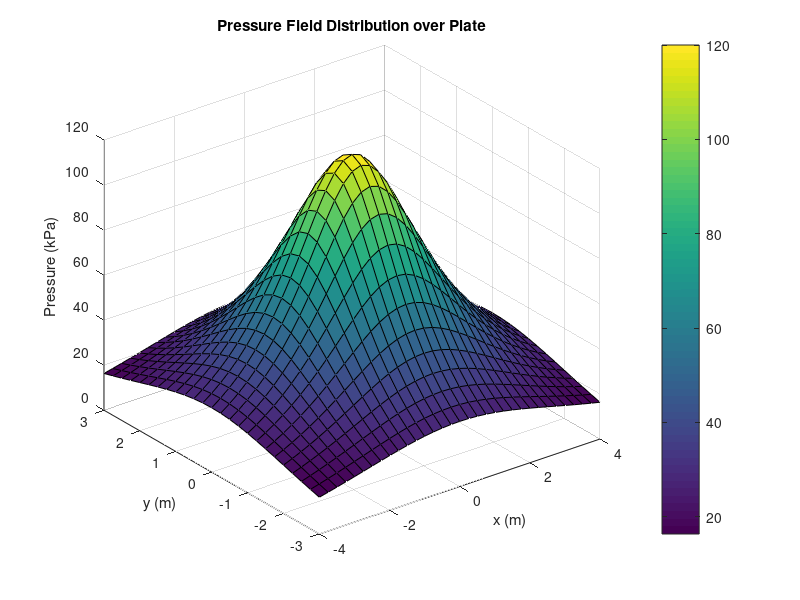
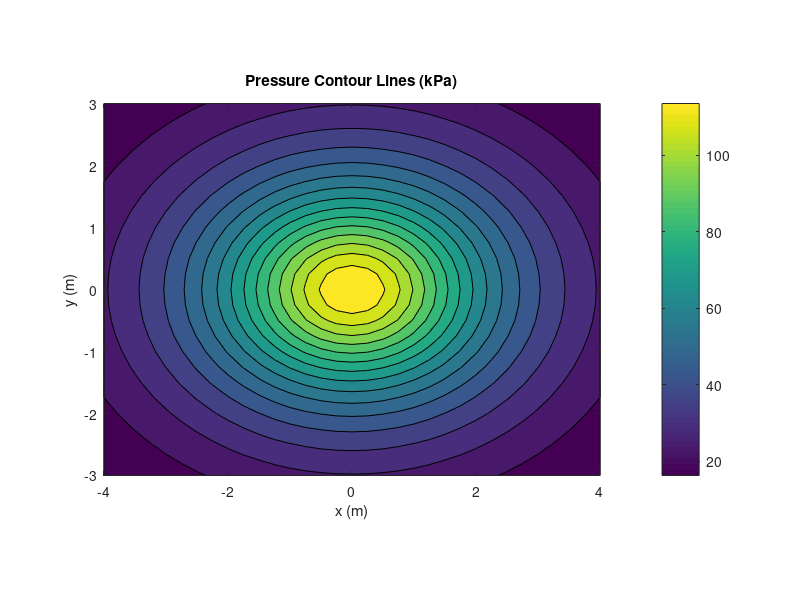
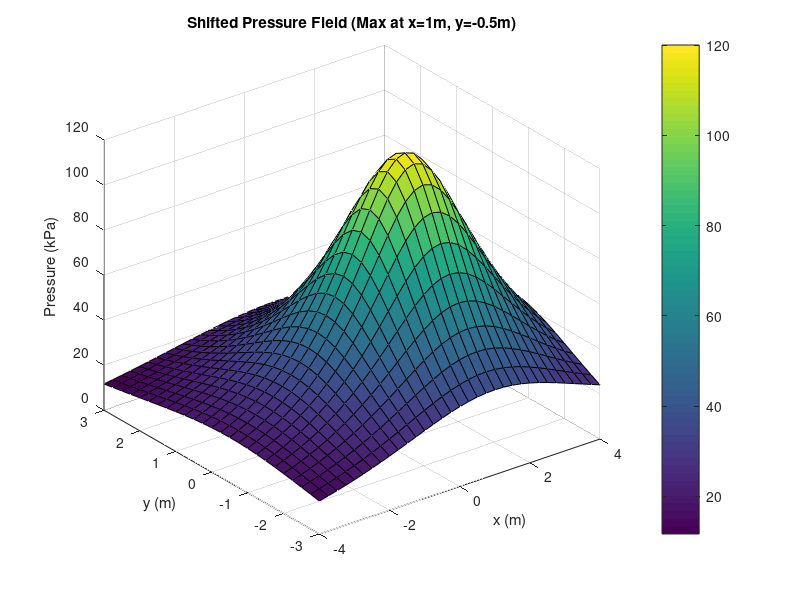

Source code (MATLAB) for these figures, in order:
%% MATLAB Arrays and Meshgrid Student Assignment
% Name: Priya Harry
% Date: 9/15/2026
% Course and section: ENGR R148
%
% Complete every TODO in this file. Run each section separately and confirm
% that it works before moving to the next section.

clear; clc; close all;
format compact

%% Part A Numeric array fundamentals
% Task 1
% Create a row vector named multiplesOfFive that begins at 5, ends at 40,
% and increases by 5. Display its size and number of elements.

multiplesOfFive = 5:5:40;
disp(size(multiplesOfFive));
disp(numel(multiplesOfFive));

% Task 2
% Use the array A below to complete the requested indexing operations.
A = [12 18 24 30; 5 10 15 20; 7 14 21 28];

% a. Store row 2 in a variable named secondRow.
secondRow = A(2, :);

% b. Store column 3 in a variable named thirdColumn.
thirdColumn = A(:, 3);

% c. Store rows 1 through 2 and columns 2 through 4 in selectedBlock.
selectedBlock = A(1:2, 2:4);

% d. Store the last value in the last row in bottomRight.
bottomRight = A(end, end);

% e. Use logical indexing to store all values greater than 20 in aboveTwenty.
aboveTwenty = A(A > 20);

% Task 3
% Make a copy of A named Amodified. Change the entry in row 2, column 1 to
% 50. Then delete column 4 from Amodified. Display the final array and size.

Amodified = A;
Amodified(2, 1) = 50;
Amodified(:, 4) = [];
disp(Amodified);
disp(size(Amodified));

%% Part B Reshape transpose and concatenate
% Task 4
% The vector data contains 12 values.
data = 1:12;

% a. Reshape data into a 4-by-3 array named R.
R = reshape(data, 4, 3);

% b. Transpose R without complex conjugation and store the result in RT.
RT = R.';

% c. Create a column vector extraColumn that has three entries: 100, 200,
%    and 300.
extraColumn = [100; 200; 300];

% d. Concatenate RT and extraColumn horizontally to create combinedArray.
combinedArray = [RT, extraColumn];

% e. Display the size of combinedArray.
disp(size(combinedArray));

%% Part C Rectangle area with meshgrid
% Task 5
% Find the area of every rectangle formed from these dimensions.
lengths = 2:2:8;       % cm
widths = [1 3 5];      % cm

% a. Use meshgrid to create LengthGrid and WidthGrid.
[LengthGrid, WidthGrid] = meshgrid(lengths, widths);

% b. Calculate all rectangle areas in an array named Area.
Area = LengthGrid .* WidthGrid;

% c. Display Area. It should contain 12 values.
disp(Area);

% d. Find the largest area and store it in maximumArea.
[maximumArea, linearIdx] = max(Area(:));

% e. Find the length and width that produce maximumArea. Store them in
%    lengthAtMaximum and widthAtMaximum.
lengthAtMaximum = LengthGrid(linearIdx);
widthAtMaximum = WidthGrid(linearIdx);

%% Part D Pressure distribution over a plate
% Task 6
% A pressure field over a rectangular plate is modeled by
%
%   P = 120 / (1 + 0.20*x^2 + 0.35*y^2)
%
% where x and y are measured in meters and P is measured in kilopascals.
x = -4:0.25:4;
y = -3:0.25:3;

% a. Use meshgrid to create X and Y.
[X, Y] = meshgrid(x, y);

% b. Evaluate the model at every coordinate pair and store the result in P.
%    Use the required elementwise operators.
P = 120 ./ (1 + 0.20 .* X.^2 + 0.35 .* Y.^2);

% c. Display the sizes of X, Y, and P.
disp(size(X));
disp(size(Y));
disp(size(P));

% d. Create a surface plot with axis labels, a title, a colorbar, and grid.
figure;
surf(X, Y, P);
xlabel('x (m)');
ylabel('y (m)');
zlabel('Pressure (kPa)');
title('Pressure Field Distribution over Plate');
colorbar;
grid on;

% e. Create a filled contour plot in a second figure. Use 15 contour levels,
%    axis equal tight, axis labels, a title, and a colorbar.
figure;
contourf(X, Y, P, 15);
axis equal tight;
xlabel('x (m)');
ylabel('y (m)');
title('Pressure Contour Lines (kPa)');
colorbar;

% f. Find the maximum sampled pressure and its x and y coordinates. Store
%    the results in maximumPressure, xAtMaximum, and yAtMaximum.
[maximumPressure, pIdx] = max(P(:));
xAtMaximum = X(pIdx);
yAtMaximum = Y(pIdx);

%% Part E Debug and explain
% Task 7
% The following lines are intended to evaluate z = x^2 + y^2 at every
% coordinate pair, but one line contains an error.
xDebug = -2:0.5:2;
yDebug = -1:0.5:1;
[XDebug, YDebug] = meshgrid(xDebug, yDebug);

% Incorrect line. Keep it commented until you correct it.
% ZDebug = XDebug^2 + YDebug^2;

% a. Write a corrected line below.
ZDebug = XDebug.^2 + YDebug.^2;

% b. Explanation:
% The original line fails because `^` performs standard matrix exponentiation, 
% which requires a square matrix. Since XDebug and YDebug are 2D arrays, MATLAB 
% throws a matrix dimension error. Using `.^` forces elementwise exponentiation.

% c. Prediction:
% Size prediction: 5-by-9. (yDebug has 5 elements, so there are 5 rows; 
% xDebug has 9 elements, so there are 9 columns).
disp(size(ZDebug));

%% Optional challenge
% Modify the pressure model so its maximum occurs at x = 1 m and y = -0.5
% m while keeping the same maximum pressure. Plot the modified surface.

P_modified = 120 ./ (1 + 0.20 .* (X - 1).^2 + 0.35 .* (Y - (-0.5)).^2);

figure;
surf(X, Y, P_modified);
xlabel('x (m)');
ylabel('y (m)');
zlabel('Pressure (kPa)');
title('Shifted Pressure Field (Max at x=1m, y=-0.5m)');
colorbar;
grid on;
